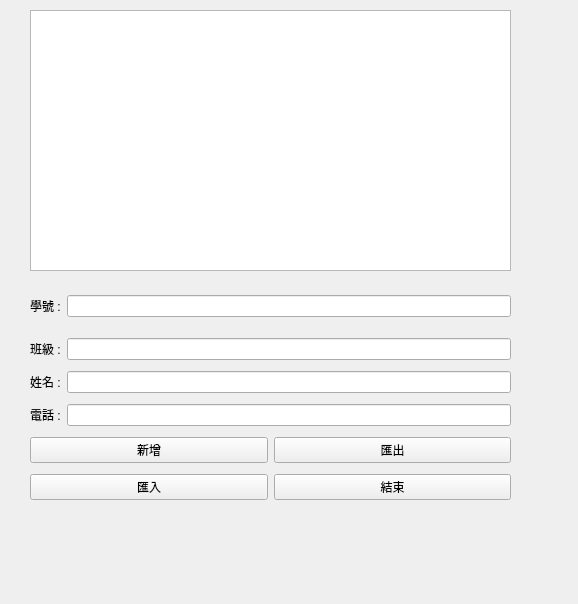
<?xml version="1.0" encoding="UTF-8"?>
<ui version="4.0">
 <class>ContactBook</class>
 <widget class="QWidget" name="ContactBook">
  <property name="geometry">
   <rect>
    <x>0</x>
    <y>0</y>
    <width>578</width>
    <height>604</height>
   </rect>
  </property>
  <property name="windowTitle">
   <string>ContactBook</string>
  </property>
  <widget class="QTableWidget" name="tableWidget">
   <property name="geometry">
    <rect>
     <x>30</x>
     <y>10</y>
     <width>481</width>
     <height>261</height>
    </rect>
   </property>
  </widget>
  <widget class="QWidget" name="verticalLayoutWidget">
   <property name="geometry">
    <rect>
     <x>30</x>
     <y>280</y>
     <width>481</width>
     <height>231</height>
    </rect>
   </property>
   <layout class="QVBoxLayout" name="verticalLayout">
    <property name="bottomMargin">
     <number>0</number>
    </property>
    <item>
     <layout class="QHBoxLayout" name="horizontalLayout">
      <property name="topMargin">
       <number>10</number>
      </property>
      <property name="bottomMargin">
       <number>10</number>
      </property>
      <item>
       <widget class="QLabel" name="label">
        <property name="text">
         <string>學號 :</string>
        </property>
       </widget>
      </item>
      <item>
       <widget class="QLineEdit" name="lineEdit"/>
      </item>
     </layout>
    </item>
    <item>
     <layout class="QHBoxLayout" name="horizontalLayout_3">
      <item>
       <widget class="QLabel" name="label_2">
        <property name="text">
         <string>班級 :</string>
        </property>
       </widget>
      </item>
      <item>
       <widget class="QLineEdit" name="lineEdit_2"/>
      </item>
     </layout>
    </item>
    <item>
     <layout class="QHBoxLayout" name="horizontalLayout_4">
      <item>
       <widget class="QLabel" name="label_3">
        <property name="text">
         <string>姓名 :</string>
        </property>
       </widget>
      </item>
      <item>
       <widget class="QLineEdit" name="lineEdit_3"/>
      </item>
     </layout>
    </item>
    <item>
     <layout class="QHBoxLayout" name="horizontalLayout_5">
      <item>
       <widget class="QLabel" name="label_4">
        <property name="text">
         <string>電話 :</string>
        </property>
       </widget>
      </item>
      <item>
       <widget class="QLineEdit" name="lineEdit_4"/>
      </item>
     </layout>
    </item>
    <item>
     <layout class="QHBoxLayout" name="horizontalLayout_6">
      <item>
       <widget class="QPushButton" name="pushButton_2">
        <property name="text">
         <string>新增</string>
        </property>
       </widget>
      </item>
      <item>
       <widget class="QPushButton" name="pushButton">
        <property name="text">
         <string>匯出</string>
        </property>
       </widget>
      </item>
     </layout>
    </item>
    <item>
     <layout class="QHBoxLayout" name="horizontalLayout_7">
      <item>
       <widget class="QPushButton" name="pushButton_3">
        <property name="text">
         <string>匯入</string>
        </property>
       </widget>
      </item>
      <item>
       <widget class="QPushButton" name="pushButton_4">
        <property name="text">
         <string>結束</string>
        </property>
       </widget>
      </item>
     </layout>
    </item>
   </layout>
  </widget>
 </widget>
 <resources/>
 <connections/>
</ui>
